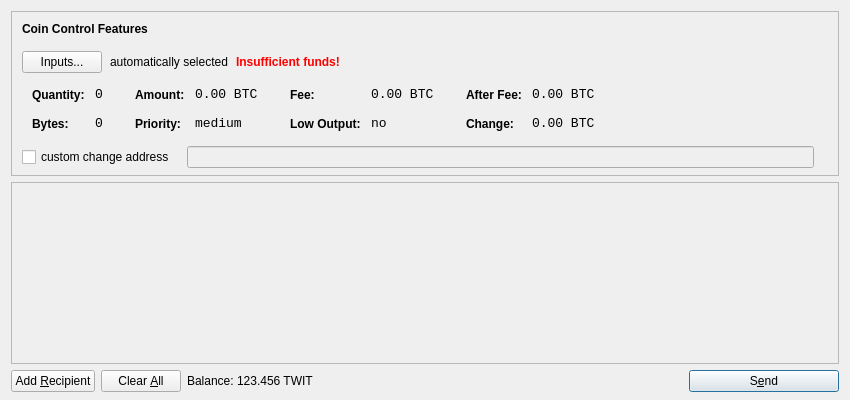
<?xml version="1.0" encoding="UTF-8"?>
<ui version="4.0">
 <class>SendCoinsDialog</class>
 <widget class="QDialog" name="SendCoinsDialog">
  <property name="geometry">
   <rect>
    <x>0</x>
    <y>0</y>
    <width>850</width>
    <height>400</height>
   </rect>
  </property>
  <property name="windowTitle">
   <string>Send Coins</string>
  </property>
  <layout class="QVBoxLayout" name="verticalLayout" stretch="0,1,0">
   <property name="bottomMargin">
    <number>8</number>
   </property>
   <item>
    <widget class="QFrame" name="frameCoinControl">
     <property name="sizePolicy">
      <sizepolicy hsizetype="Expanding" vsizetype="Expanding">
       <horstretch>0</horstretch>
       <verstretch>0</verstretch>
      </sizepolicy>
     </property>
     <property name="maximumSize">
      <size>
       <width>16777215</width>
       <height>16777215</height>
      </size>
     </property>
     <property name="frameShape">
      <enum>QFrame::StyledPanel</enum>
     </property>
     <property name="frameShadow">
      <enum>QFrame::Sunken</enum>
     </property>
     <layout class="QVBoxLayout" name="verticalLayoutCoinControl2">
      <property name="spacing">
       <number>-1</number>
      </property>
      <property name="leftMargin">
       <number>0</number>
      </property>
      <property name="topMargin">
       <number>0</number>
      </property>
      <property name="rightMargin">
       <number>0</number>
      </property>
      <property name="bottomMargin">
       <number>6</number>
      </property>
      <item>
       <layout class="QVBoxLayout" name="verticalLayoutCoinControl" stretch="0,0,0,0,1">
        <property name="spacing">
         <number>0</number>
        </property>
        <property name="leftMargin">
         <number>10</number>
        </property>
        <property name="topMargin">
         <number>10</number>
        </property>
        <item>
         <layout class="QHBoxLayout" name="horizontalLayoutCoinControl1">
          <property name="bottomMargin">
           <number>15</number>
          </property>
          <item>
           <widget class="QLabel" name="labelCoinControlFeatures">
            <property name="sizePolicy">
             <sizepolicy hsizetype="Preferred" vsizetype="Maximum">
              <horstretch>0</horstretch>
              <verstretch>0</verstretch>
             </sizepolicy>
            </property>
            <property name="font">
             <font>
              <weight>75</weight>
              <bold>true</bold>
             </font>
            </property>
            <property name="styleSheet">
             <string notr="true">font-weight:bold;</string>
            </property>
            <property name="text">
             <string>Coin Control Features</string>
            </property>
           </widget>
          </item>
         </layout>
        </item>
        <item>
         <layout class="QHBoxLayout" name="horizontalLayoutCoinControl2" stretch="0,0,0,0">
          <property name="spacing">
           <number>8</number>
          </property>
          <property name="bottomMargin">
           <number>10</number>
          </property>
          <item>
           <widget class="QPushButton" name="pushButtonCoinControl">
            <property name="styleSheet">
             <string notr="true"/>
            </property>
            <property name="text">
             <string>Inputs...</string>
            </property>
           </widget>
          </item>
          <item>
           <widget class="QLabel" name="labelCoinControlAutomaticallySelected">
            <property name="text">
             <string>automatically selected</string>
            </property>
            <property name="margin">
             <number>5</number>
            </property>
           </widget>
          </item>
          <item>
           <widget class="QLabel" name="labelCoinControlInsuffFunds">
            <property name="font">
             <font>
              <weight>75</weight>
              <bold>true</bold>
             </font>
            </property>
            <property name="styleSheet">
             <string notr="true">color:red;font-weight:bold;</string>
            </property>
            <property name="text">
             <string>Insufficient funds!</string>
            </property>
            <property name="margin">
             <number>5</number>
            </property>
           </widget>
          </item>
          <item>
           <spacer name="horizontalSpacerCoinControl">
            <property name="orientation">
             <enum>Qt::Horizontal</enum>
            </property>
            <property name="sizeHint" stdset="0">
             <size>
              <width>40</width>
              <height>1</height>
             </size>
            </property>
           </spacer>
          </item>
         </layout>
        </item>
        <item>
         <widget class="QWidget" name="widgetCoinControl" native="true">
          <property name="sizePolicy">
           <sizepolicy hsizetype="Preferred" vsizetype="Preferred">
            <horstretch>0</horstretch>
            <verstretch>0</verstretch>
           </sizepolicy>
          </property>
          <property name="minimumSize">
           <size>
            <width>0</width>
            <height>0</height>
           </size>
          </property>
          <property name="styleSheet">
           <string notr="true"/>
          </property>
          <layout class="QHBoxLayout" name="horizontalLayoutCoinControl5">
           <property name="margin">
            <number>0</number>
           </property>
           <item>
            <layout class="QHBoxLayout" name="horizontalLayoutCoinControl3" stretch="0,0,0,1">
             <property name="spacing">
              <number>20</number>
             </property>
             <property name="topMargin">
              <number>0</number>
             </property>
             <property name="bottomMargin">
              <number>10</number>
             </property>
             <item>
              <layout class="QFormLayout" name="formLayoutCoinControl1">
               <property name="horizontalSpacing">
                <number>10</number>
               </property>
               <property name="verticalSpacing">
                <number>14</number>
               </property>
               <property name="leftMargin">
                <number>10</number>
               </property>
               <property name="topMargin">
                <number>4</number>
               </property>
               <property name="rightMargin">
                <number>6</number>
               </property>
               <item row="0" column="0">
                <widget class="QLabel" name="labelCoinControlQuantityText">
                 <property name="styleSheet">
                  <string notr="true">font-weight:bold;</string>
                 </property>
                 <property name="text">
                  <string>Quantity:</string>
                 </property>
                 <property name="margin">
                  <number>0</number>
                 </property>
                </widget>
               </item>
               <item row="0" column="1">
                <widget class="QLabel" name="labelCoinControlQuantity">
                 <property name="font">
                  <font>
                   <family>Monospace</family>
                   <pointsize>10</pointsize>
                  </font>
                 </property>
                 <property name="cursor">
                  <cursorShape>IBeamCursor</cursorShape>
                 </property>
                 <property name="contextMenuPolicy">
                  <enum>Qt::ActionsContextMenu</enum>
                 </property>
                 <property name="text">
                  <string notr="true">0</string>
                 </property>
                 <property name="margin">
                  <number>0</number>
                 </property>
                 <property name="textInteractionFlags">
                  <set>Qt::LinksAccessibleByMouse|Qt::TextSelectableByKeyboard|Qt::TextSelectableByMouse</set>
                 </property>
                </widget>
               </item>
               <item row="1" column="0">
                <widget class="QLabel" name="labelCoinControlBytesText">
                 <property name="styleSheet">
                  <string notr="true">font-weight:bold;</string>
                 </property>
                 <property name="text">
                  <string>Bytes:</string>
                 </property>
                </widget>
               </item>
               <item row="1" column="1">
                <widget class="QLabel" name="labelCoinControlBytes">
                 <property name="font">
                  <font>
                   <family>Monospace</family>
                   <pointsize>10</pointsize>
                  </font>
                 </property>
                 <property name="cursor">
                  <cursorShape>IBeamCursor</cursorShape>
                 </property>
                 <property name="contextMenuPolicy">
                  <enum>Qt::ActionsContextMenu</enum>
                 </property>
                 <property name="text">
                  <string notr="true">0</string>
                 </property>
                 <property name="textInteractionFlags">
                  <set>Qt::LinksAccessibleByMouse|Qt::TextSelectableByKeyboard|Qt::TextSelectableByMouse</set>
                 </property>
                </widget>
               </item>
              </layout>
             </item>
             <item>
              <layout class="QFormLayout" name="formLayoutCoinControl2">
               <property name="horizontalSpacing">
                <number>10</number>
               </property>
               <property name="verticalSpacing">
                <number>14</number>
               </property>
               <property name="leftMargin">
                <number>6</number>
               </property>
               <property name="topMargin">
                <number>4</number>
               </property>
               <property name="rightMargin">
                <number>6</number>
               </property>
               <item row="0" column="0">
                <widget class="QLabel" name="labelCoinControlAmountText">
                 <property name="styleSheet">
                  <string notr="true">font-weight:bold;</string>
                 </property>
                 <property name="text">
                  <string>Amount:</string>
                 </property>
                 <property name="margin">
                  <number>0</number>
                 </property>
                </widget>
               </item>
               <item row="0" column="1">
                <widget class="QLabel" name="labelCoinControlAmount">
                 <property name="font">
                  <font>
                   <family>Monospace</family>
                   <pointsize>10</pointsize>
                  </font>
                 </property>
                 <property name="cursor">
                  <cursorShape>IBeamCursor</cursorShape>
                 </property>
                 <property name="contextMenuPolicy">
                  <enum>Qt::ActionsContextMenu</enum>
                 </property>
                 <property name="text">
                  <string notr="true">0.00 BTC</string>
                 </property>
                 <property name="textInteractionFlags">
                  <set>Qt::LinksAccessibleByMouse|Qt::TextSelectableByKeyboard|Qt::TextSelectableByMouse</set>
                 </property>
                </widget>
               </item>
               <item row="1" column="0">
                <widget class="QLabel" name="labelCoinControlPriorityText">
                 <property name="styleSheet">
                  <string notr="true">font-weight:bold;</string>
                 </property>
                 <property name="text">
                  <string>Priority:</string>
                 </property>
                </widget>
               </item>
               <item row="1" column="1">
                <widget class="QLabel" name="labelCoinControlPriority">
                 <property name="font">
                  <font>
                   <family>Monospace</family>
                   <pointsize>10</pointsize>
                  </font>
                 </property>
                 <property name="cursor">
                  <cursorShape>IBeamCursor</cursorShape>
                 </property>
                 <property name="contextMenuPolicy">
                  <enum>Qt::ActionsContextMenu</enum>
                 </property>
                 <property name="text">
                  <string>medium</string>
                 </property>
                 <property name="textInteractionFlags">
                  <set>Qt::LinksAccessibleByMouse|Qt::TextSelectableByKeyboard|Qt::TextSelectableByMouse</set>
                 </property>
                </widget>
               </item>
              </layout>
             </item>
             <item>
              <layout class="QFormLayout" name="formLayoutCoinControl3">
               <property name="horizontalSpacing">
                <number>10</number>
               </property>
               <property name="verticalSpacing">
                <number>14</number>
               </property>
               <property name="leftMargin">
                <number>6</number>
               </property>
               <property name="topMargin">
                <number>4</number>
               </property>
               <property name="rightMargin">
                <number>6</number>
               </property>
               <item row="0" column="0">
                <widget class="QLabel" name="labelCoinControlFeeText">
                 <property name="styleSheet">
                  <string notr="true">font-weight:bold;</string>
                 </property>
                 <property name="text">
                  <string>Fee:</string>
                 </property>
                 <property name="margin">
                  <number>0</number>
                 </property>
                </widget>
               </item>
               <item row="0" column="1">
                <widget class="QLabel" name="labelCoinControlFee">
                 <property name="font">
                  <font>
                   <family>Monospace</family>
                   <pointsize>10</pointsize>
                  </font>
                 </property>
                 <property name="cursor">
                  <cursorShape>IBeamCursor</cursorShape>
                 </property>
                 <property name="contextMenuPolicy">
                  <enum>Qt::ActionsContextMenu</enum>
                 </property>
                 <property name="text">
                  <string notr="true">0.00 BTC</string>
                 </property>
                 <property name="textInteractionFlags">
                  <set>Qt::LinksAccessibleByMouse|Qt::TextSelectableByKeyboard|Qt::TextSelectableByMouse</set>
                 </property>
                </widget>
               </item>
               <item row="1" column="0">
                <widget class="QLabel" name="labelCoinControlLowOutputText">
                 <property name="styleSheet">
                  <string notr="true">font-weight:bold;</string>
                 </property>
                 <property name="text">
                  <string>Low Output:</string>
                 </property>
                </widget>
               </item>
               <item row="1" column="1">
                <widget class="QLabel" name="labelCoinControlLowOutput">
                 <property name="font">
                  <font>
                   <family>Monospace</family>
                   <pointsize>10</pointsize>
                  </font>
                 </property>
                 <property name="cursor">
                  <cursorShape>IBeamCursor</cursorShape>
                 </property>
                 <property name="contextMenuPolicy">
                  <enum>Qt::ActionsContextMenu</enum>
                 </property>
                 <property name="text">
                  <string>no</string>
                 </property>
                 <property name="textInteractionFlags">
                  <set>Qt::LinksAccessibleByMouse|Qt::TextSelectableByKeyboard|Qt::TextSelectableByMouse</set>
                 </property>
                </widget>
               </item>
              </layout>
             </item>
             <item>
              <layout class="QFormLayout" name="formLayoutCoinControl4">
               <property name="horizontalSpacing">
                <number>10</number>
               </property>
               <property name="verticalSpacing">
                <number>14</number>
               </property>
               <property name="leftMargin">
                <number>6</number>
               </property>
               <property name="topMargin">
                <number>4</number>
               </property>
               <property name="rightMargin">
                <number>6</number>
               </property>
               <item row="0" column="0">
                <widget class="QLabel" name="labelCoinControlAfterFeeText">
                 <property name="styleSheet">
                  <string notr="true">font-weight:bold;</string>
                 </property>
                 <property name="text">
                  <string>After Fee:</string>
                 </property>
                 <property name="margin">
                  <number>0</number>
                 </property>
                </widget>
               </item>
               <item row="0" column="1">
                <widget class="QLabel" name="labelCoinControlAfterFee">
                 <property name="font">
                  <font>
                   <family>Monospace</family>
                   <pointsize>10</pointsize>
                  </font>
                 </property>
                 <property name="cursor">
                  <cursorShape>IBeamCursor</cursorShape>
                 </property>
                 <property name="contextMenuPolicy">
                  <enum>Qt::ActionsContextMenu</enum>
                 </property>
                 <property name="text">
                  <string notr="true">0.00 BTC</string>
                 </property>
                 <property name="textInteractionFlags">
                  <set>Qt::LinksAccessibleByMouse|Qt::TextSelectableByKeyboard|Qt::TextSelectableByMouse</set>
                 </property>
                </widget>
               </item>
               <item row="1" column="0">
                <widget class="QLabel" name="labelCoinControlChangeText">
                 <property name="styleSheet">
                  <string notr="true">font-weight:bold;</string>
                 </property>
                 <property name="text">
                  <string>Change:</string>
                 </property>
                </widget>
               </item>
               <item row="1" column="1">
                <widget class="QLabel" name="labelCoinControlChange">
                 <property name="font">
                  <font>
                   <family>Monospace</family>
                   <pointsize>10</pointsize>
                  </font>
                 </property>
                 <property name="cursor">
                  <cursorShape>IBeamCursor</cursorShape>
                 </property>
                 <property name="contextMenuPolicy">
                  <enum>Qt::ActionsContextMenu</enum>
                 </property>
                 <property name="text">
                  <string notr="true">0.00 BTC</string>
                 </property>
                 <property name="textInteractionFlags">
                  <set>Qt::LinksAccessibleByMouse|Qt::TextSelectableByKeyboard|Qt::TextSelectableByMouse</set>
                 </property>
                </widget>
               </item>
              </layout>
             </item>
            </layout>
           </item>
          </layout>
         </widget>
        </item>
        <item>
         <layout class="QHBoxLayout" name="horizontalLayoutCoinControl4" stretch="0,0,0">
          <property name="spacing">
           <number>12</number>
          </property>
          <property name="sizeConstraint">
           <enum>QLayout::SetDefaultConstraint</enum>
          </property>
          <property name="topMargin">
           <number>5</number>
          </property>
          <property name="rightMargin">
           <number>5</number>
          </property>
          <item>
           <widget class="QCheckBox" name="checkBoxCoinControlChange">
            <property name="text">
             <string>custom change address</string>
            </property>
           </widget>
          </item>
          <item>
           <widget class="QLineEdit" name="lineEditCoinControlChange">
            <property name="enabled">
             <bool>false</bool>
            </property>
            <property name="sizePolicy">
             <sizepolicy hsizetype="Expanding" vsizetype="Fixed">
              <horstretch>0</horstretch>
              <verstretch>0</verstretch>
             </sizepolicy>
            </property>
           </widget>
          </item>
          <item>
           <widget class="QLabel" name="labelCoinControlChangeLabel">
            <property name="sizePolicy">
             <sizepolicy hsizetype="Preferred" vsizetype="Expanding">
              <horstretch>0</horstretch>
              <verstretch>0</verstretch>
             </sizepolicy>
            </property>
            <property name="minimumSize">
             <size>
              <width>0</width>
              <height>0</height>
             </size>
            </property>
            <property name="text">
             <string/>
            </property>
            <property name="margin">
             <number>3</number>
            </property>
           </widget>
          </item>
         </layout>
        </item>
        <item>
         <spacer name="verticalSpacerCoinControl">
          <property name="orientation">
           <enum>Qt::Vertical</enum>
          </property>
          <property name="sizeHint" stdset="0">
           <size>
            <width>800</width>
            <height>1</height>
           </size>
          </property>
         </spacer>
        </item>
       </layout>
      </item>
     </layout>
    </widget>
   </item>
   <item>
    <widget class="QScrollArea" name="scrollArea">
     <property name="widgetResizable">
      <bool>true</bool>
     </property>
     <widget class="QWidget" name="scrollAreaWidgetContents">
      <property name="geometry">
       <rect>
        <x>0</x>
        <y>0</y>
        <width>830</width>
        <height>165</height>
       </rect>
      </property>
      <layout class="QVBoxLayout" name="verticalLayout_2">
       <property name="margin">
        <number>0</number>
       </property>
       <item>
        <layout class="QVBoxLayout" name="entries">
         <property name="spacing">
          <number>6</number>
         </property>
        </layout>
       </item>
       <item>
        <spacer name="verticalSpacer">
         <property name="orientation">
          <enum>Qt::Vertical</enum>
         </property>
         <property name="sizeHint" stdset="0">
          <size>
           <width>20</width>
           <height>40</height>
          </size>
         </property>
        </spacer>
       </item>
      </layout>
     </widget>
    </widget>
   </item>
   <item>
    <layout class="QHBoxLayout" name="horizontalLayout">
     <item>
      <widget class="QPushButton" name="addButton">
       <property name="toolTip">
        <string>Send to multiple recipients at once</string>
       </property>
       <property name="text">
        <string>Add &amp;Recipient</string>
       </property>
       <property name="icon">
        <iconset resource="../bitcoin.qrc">
         <normaloff>:/icons/add</normaloff>:/icons/add</iconset>
       </property>
       <property name="autoDefault">
        <bool>false</bool>
       </property>
      </widget>
     </item>
     <item>
      <widget class="QPushButton" name="clearButton">
       <property name="sizePolicy">
        <sizepolicy hsizetype="Minimum" vsizetype="Fixed">
         <horstretch>0</horstretch>
         <verstretch>0</verstretch>
        </sizepolicy>
       </property>
       <property name="toolTip">
        <string>Remove all transaction fields</string>
       </property>
       <property name="text">
        <string>Clear &amp;All</string>
       </property>
       <property name="icon">
        <iconset resource="../bitcoin.qrc">
         <normaloff>:/icons/remove</normaloff>:/icons/remove</iconset>
       </property>
       <property name="autoRepeatDelay">
        <number>300</number>
       </property>
       <property name="autoDefault">
        <bool>false</bool>
       </property>
      </widget>
     </item>
     <item>
      <layout class="QHBoxLayout" name="horizontalLayout_2">
       <property name="spacing">
        <number>3</number>
       </property>
       <item>
        <widget class="QLabel" name="label">
         <property name="text">
          <string>Balance:</string>
         </property>
        </widget>
       </item>
       <item>
        <widget class="QLabel" name="labelBalance">
         <property name="cursor">
          <cursorShape>IBeamCursor</cursorShape>
         </property>
         <property name="text">
          <string>123.456 TWIT</string>
         </property>
         <property name="textInteractionFlags">
          <set>Qt::LinksAccessibleByMouse|Qt::TextSelectableByKeyboard|Qt::TextSelectableByMouse</set>
         </property>
        </widget>
       </item>
      </layout>
     </item>
     <item>
      <spacer name="horizontalSpacer">
       <property name="orientation">
        <enum>Qt::Horizontal</enum>
       </property>
       <property name="sizeHint" stdset="0">
        <size>
         <width>40</width>
         <height>20</height>
        </size>
       </property>
      </spacer>
     </item>
     <item>
      <widget class="QPushButton" name="sendButton">
       <property name="minimumSize">
        <size>
         <width>150</width>
         <height>0</height>
        </size>
       </property>
       <property name="toolTip">
        <string>Confirm the send action</string>
       </property>
       <property name="text">
        <string>S&amp;end</string>
       </property>
       <property name="icon">
        <iconset resource="../bitcoin.qrc">
         <normaloff>:/icons/send</normaloff>:/icons/send</iconset>
       </property>
       <property name="default">
        <bool>true</bool>
       </property>
      </widget>
     </item>
    </layout>
   </item>
  </layout>
 </widget>
 <resources>
  <include location="../bitcoin.qrc"/>
 </resources>
 <connections/>
</ui>
